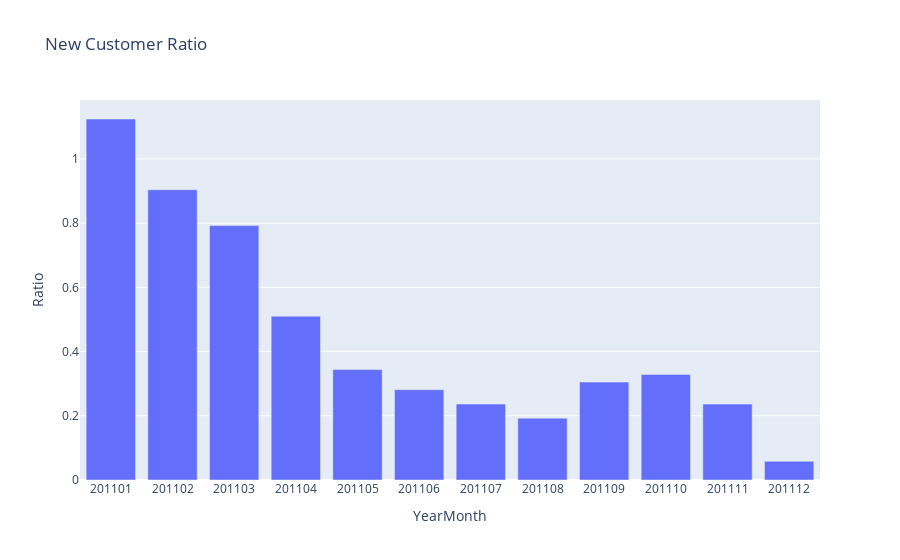

Write notebook code for a chart like this one.
### Code cell
plot_data = [
    go.Bar(
        x = df_user_ratio["YearMonth"],
        y = df_user_ratio["Ratio"],
    )
]
plot_layout = go.Layout(
    xaxis={"type":"category"},
    title = "New Customer Ratio",
    

)
fig = go.Figure(data=plot_data, layout=plot_layout)
fig.update_xaxes(title_text="YearMonth")
fig.update_yaxes(title_text="Ratio")
fig.show()

### Figure 1 — Plotly figure (JSON) as saved in the notebook; plotly's stock layout.template omitted (floating-point values rounded to 4 significant figures)
{"data": [{"type": "bar", "x": [201101, 201102, 201103, 201104, 201105, 201106, 201107, 201108, 201109, 201110, 201111, 201112], "y": [1.124, 0.904, 0.7922, 0.5102, 0.3438, 0.2812, 0.2366, 0.1926, 0.3049, 0.3289, 0.2364, 0.05832]}], "layout": {"title": {"text": "New Customer Ratio"}, "xaxis": {"title": {"text": "YearMonth"}, "type": "category"}, "yaxis": {"title": {"text": "Ratio"}}}}
